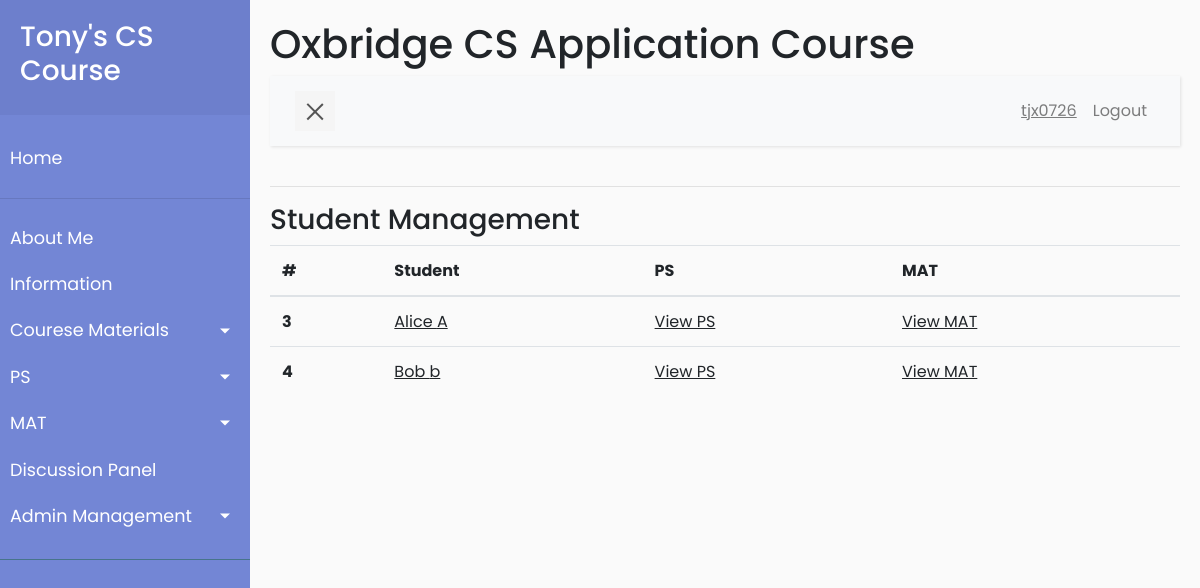
/management/student_management (signed in), run on an earlier commit of the app's database.
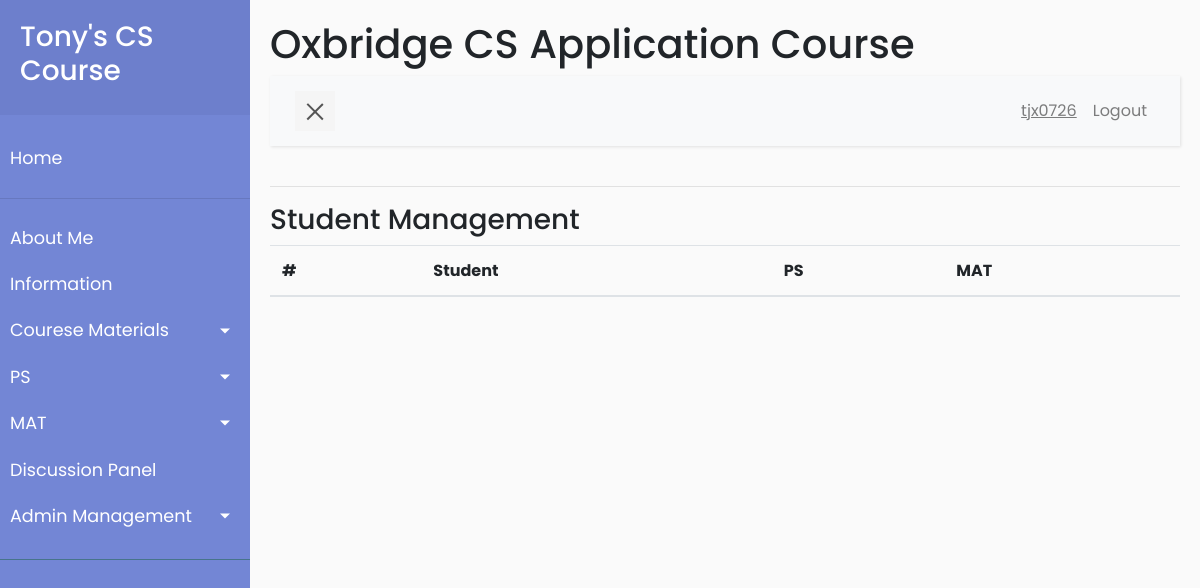
And on a later commit of the database.
### app/models.py (models this page shows, shortened)
class User(UserMixin, db.Model):
    id = db.Column(db.Integer, primary_key=True)
    username = db.Column(db.String(64), index=True, unique=True)
    firstname = db.Column(db.String(64), index=True)
    lastname = db.Column(db.String(64), index=True)
    email = db.Column(db.String(120), index=True, unique=True)
    password_hash = db.Column(db.String(128))
    is_admin = db.Column(db.Boolean, default=False)
    posts = db.relationship('Post', backref='author', lazy='dynamic')
    mats = db.relationship('Mat', secondary=user_mat_association,
                           back_populates='viewers')
    mat_results = db.relationship(
        'Mat_result', backref='student', lazy='dynamic')
    ps_own = db.relationship("Ps_files", backref='owner', lazy='dynamic',
                             foreign_keys='Ps_files.user_id_owner')
    ps_by_me = db.relationship("Ps_files", backref='author',
                               lazy='dynamic', foreign_keys='Ps_files.user_id_author')

### app/routes.py (the view)
@app.route('/management/student_management', methods=['GET', 'POST'])
@login_required
@admin_requirement
def student_management():
    students = User.query.filter_by(is_admin=False).order_by(User.id).all()
    return render_template('student_management.html', title='Student Management',
                           students=students)

### app/models.py (called while the page is built)
@login.user_loader
def load_user(id):
    return User.query.get(int(id))

### app/routes.py (called while the page is built)
def admin_requirement(f):
    from functools import wraps
    @wraps(f)
    def wrap(*args, **kwargs):
        if current_user.is_admin:
            return f(*args, **kwargs)
        else:
            flash('You have no access to admin contents.')
            return redirect(url_for('index'))
    return wrap

### app/templates/student_management.html (shortened to what this page needs)
{% extends "base.html" %}
{% block content %}
    <h3>Student Management</h3>
    <table class="table">
        <thead>
        <tr>
            <th scope="col">#</th>
            <th scope="col">Student</th>
            <th scope="col">PS</th>
            <th scope="col">MAT</th>
        </tr>
        </thead>
        <tbody>
    {% for u in students %}
        <tr>
            <th scope="row">{{ u.id }}</th>
            <td>
                <u><a href="{{ url_for('user_default', username=u.username) }}">
                            {{u.firstname}} {{u.lastname}}</a></u>
            </td>
            <td>
            <u><a href="#">
                    View PS
                </a></u>
            </td>
            <td>
            <u><a href=' {{ url_for('mat_management_user', username=u.username) }}'>
                    View MAT
                </a></u>
            </td>
        </tr>
    {% endfor %}
        </tbody>
    </table>
{% endblock%}

### app/templates/base.html (shortened to what this page needs)
<html lang="en">
    <head>
        <link rel="stylesheet" href="{{  url_for('static', filename='scripts/css/bootstrap.min.css') }}">
        <link rel="stylesheet" href="{{  url_for('static', filename='scripts/css/style5.css') }}">
    </head>
    <body>
        <div class="wrapper">
            <nav id="sidebar">
                <div class="sidebar-header">
                    <a href="{{ url_for('index') }}"><h3>Tony's CS Course</h3></a>
                </div>
                <ul class="list-unstyled components">
                    <li>
                        <a href="{{ url_for('index') }}">Home</a>
                    </li>
                    <hr>
                    <li>
                        <a href="{{ url_for('about_me') }}">About Me</a>
                    </li>
                    <li>
                        <a href="{{ url_for('information')}}">Information</a>
                    </li>
                    <li>
                        <a href="#cmSubmenu" data-toggle="collapse"
                            aria-expanded="false"
                            class="dropdown-toggle">Courese Materials</a>
                    </li>
                    <li>
                        <a href="#psSubmenu" data-toggle="collapse"
                            aria-expanded="false" class="dropdown-toggle">PS</a>
                    </li>
                    <li>
                        <a href="#matSubmenu" data-toggle="collapse"
                            aria-expanded="false" class="dropdown-toggle">MAT</a>
                    </li>
                    <li>
                        <a href="{{ url_for('discussion_no_page') }}">Discussion Panel</a>
                    </li>
					{% if current_user.is_admin%}
                    <li>
                        <a href="#adminSubmenu" data-toggle="collapse" aria-expanded="false" class="dropdown-toggle">Admin Management</a>
                    </li>
					{% endif %}
                </ul>
            </nav>
            <div id="content">
                <h1>Oxbridge CS Application Course</h1>
                <nav class="navbar navbar-expand-lg navbar-light bg-light">
                    <div class="container-fluid">
                        <button type="button" id="sidebarCollapse" class="navbar-btn">
                            <span></span>
                        </button>
                        <div class="collapse navbar-collapse" id="navbarSupportedContent">
                            <ul class="nav navbar-nav ml-auto">
                                {% if current_user.is_anonymous %}
                                <li class="nav-item">
                                    <a class="nav-link" href="{{ url_for('login') }}">Login</a>
                                </li>
                                <li class="nav-item">
                                    <a class="nav-link" href="{{
                                        url_for('register') }}">Register</a>
                                </li>
                                {% else %}
                                <li class="nav-item">
                                    <a class="nav-link" href="{{
                                        url_for('user_default', username=current_user.username)}}"><u>{{current_user.username}}</u></a>
                                </li>
                                <li class="nav-item">
                                    <a class="nav-link" href="{{ url_for('logout') }}">Logout</a>
                                </li>
                                {% endif %}
                            </ul>
                        </div>
                    </div>
                </nav>
                <hr>
                {% block content %}
                {% endblock %}
            </div>
        </div>
    </body>
</html>

### app/static/scripts/css/style5.css (style rules this page uses)
body { font-family: 'Poppins', sans-serif; background: #fafafa; word-wrap: break-word; }
a, a:hover, a:focus { color: inherit; text-decoration: none; transition: all 0.3s; }
.navbar { padding: 15px 10px; background: #fff; border: none; border-radius: 0; margin-bottom: 40px; box-shadow: 1px 1px 3px rgba(0, 0, 0, 0.1); }
.navbar-btn { box-shadow: none; outline: none !important; border: none; }
.wrapper { display: flex; width: 100%; align-items: stretch; perspective: 1500px; }
#sidebar { min-width: 250px; max-width: 250px; background: #7386D5; color: #fff; transition: all 0.6s cubic-bezier(0.945, 0.020, 0.270, 0.665); transform-origin: bottom left; }
#sidebar .sidebar-header { padding: 20px; background: #6d7fcc; }
#sidebar ul.components { padding: 20px 0; border-bottom: 1px solid #47748b; }
#sidebar ul li a { padding: 10px; font-size: 1.1em; display: block; }
a[data-toggle="collapse"] { position: relative; }
.dropdown-toggle::after { display: block; position: absolute; top: 50%; right: 20px; transform: translateY(-50%); }
#content { width: 100%; padding: 20px; min-height: 100vh; transition: all 0.3s; }
#sidebarCollapse { width: 40px; height: 40px; background: #f5f5f5; cursor: pointer; }
#sidebarCollapse span { width: 80%; height: 2px; margin: 0 auto; display: block; background: #555; transition: all 0.8s cubic-bezier(0.810, -0.330, 0.345, 1.375); transition-delay: 0.2s; }
#sidebarCollapse span:last-of-type { transform: rotate(-45deg) translate(1px, -1px); }

What changed in the data, as far as the page shows it:
removed User: id "3", firstname "Alice", lastname "A"
removed User: id "4", firstname "Bob", lastname "b"
